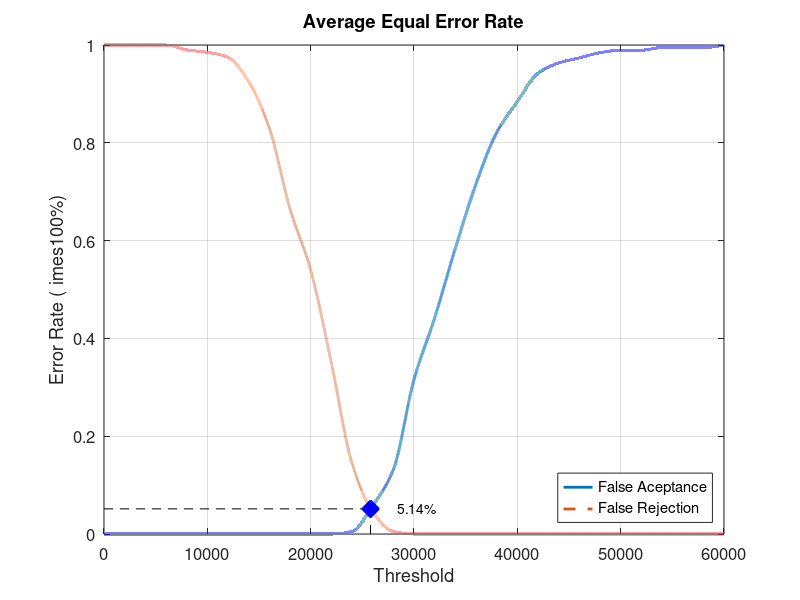
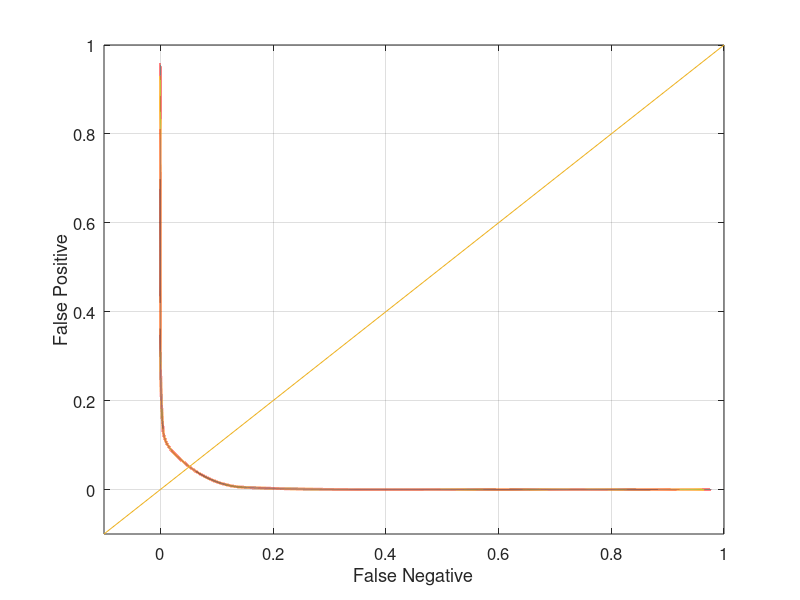

MATLAB code for these plots, in order:
close all;
clear;
clc;
x = 0:2000:60000;
xq = 0:0.5:60000;

y0 = [0 0 0 0 0 0 0 0 0 0 0 0 0.00526316 0.0578947 0.131579 0.315789 0.442105 0.584211 0.715789 0.821053 0.884211 0.942105 0.963158 0.973684 0.984211 0.989474 0.989474 0.994737 0.994737 0.994737 1]
yy0 = interp1(x, y0, xq, 'pchip');
y1 = [1 1 1 1 0.99 0.985 0.975 0.925 0.83 0.665 0.54 0.35 0.145 0.045 0.005 0 0 0 0 0 0 0 0 0 0 0 0 0 0 0 0]
yy1 = interp1(x, y1, xq, 'pchip');

% Calculating EER: 
y2 = abs(y0 - y1);
find(y2 == min(y2))
yy2 = abs(yy0 - yy1);
xEER = find(yy2 == min(yy2));
xEERIndex = xq(xEER) % X-axis EER
yEER = yy0(xEER) % Y-axis EER

main = figure
plot(xq, yy0,'-','LineWidth', 2);	hold on
plot(xq, yy1,'--','LineWidth', 2);	hold on
plot([xEERIndex xEERIndex], [0 yEER], 'k--');	hold on
plot([0 xEERIndex], [yEER yEER], 'k--');	hold on
plot(xEERIndex, yEER, 'bx', 'LineWidth', 10);	hold on
text(xEERIndex + 10 * xEERIndex / 100, yEER, [num2str(round((10000 * yEER)) / 100) '%'])
legend('False Aceptance', 'False Rejection', 'Location', 'SouthEast')
xlabel('Threshold')
ylabel('Error Rate (	imes100%)')
title('Average Equal Error Rate')
set(gca, 'FontSize', 12)
axis([0 60000 0 1])
grid on

print(main, 'Database4_4Main', '-dpng');
FNRxFPR = figure('Color', [1 1 1]);
plot(yy1, yy0, '-', yy1, yy0, 'LineWidth', 2);
hold on
y = -0.1:0.1:1
plot(y, y); 
set(gca, 'FontSize', 12)
xlabel('False Negative')
ylabel('False Positive')
axis([-0.1 1 -0.1 1])
set(gca, 'FontSize', 12)
grid on

print(FNRxFPR, 'Database4_4FNRxFPR','-dpng');
